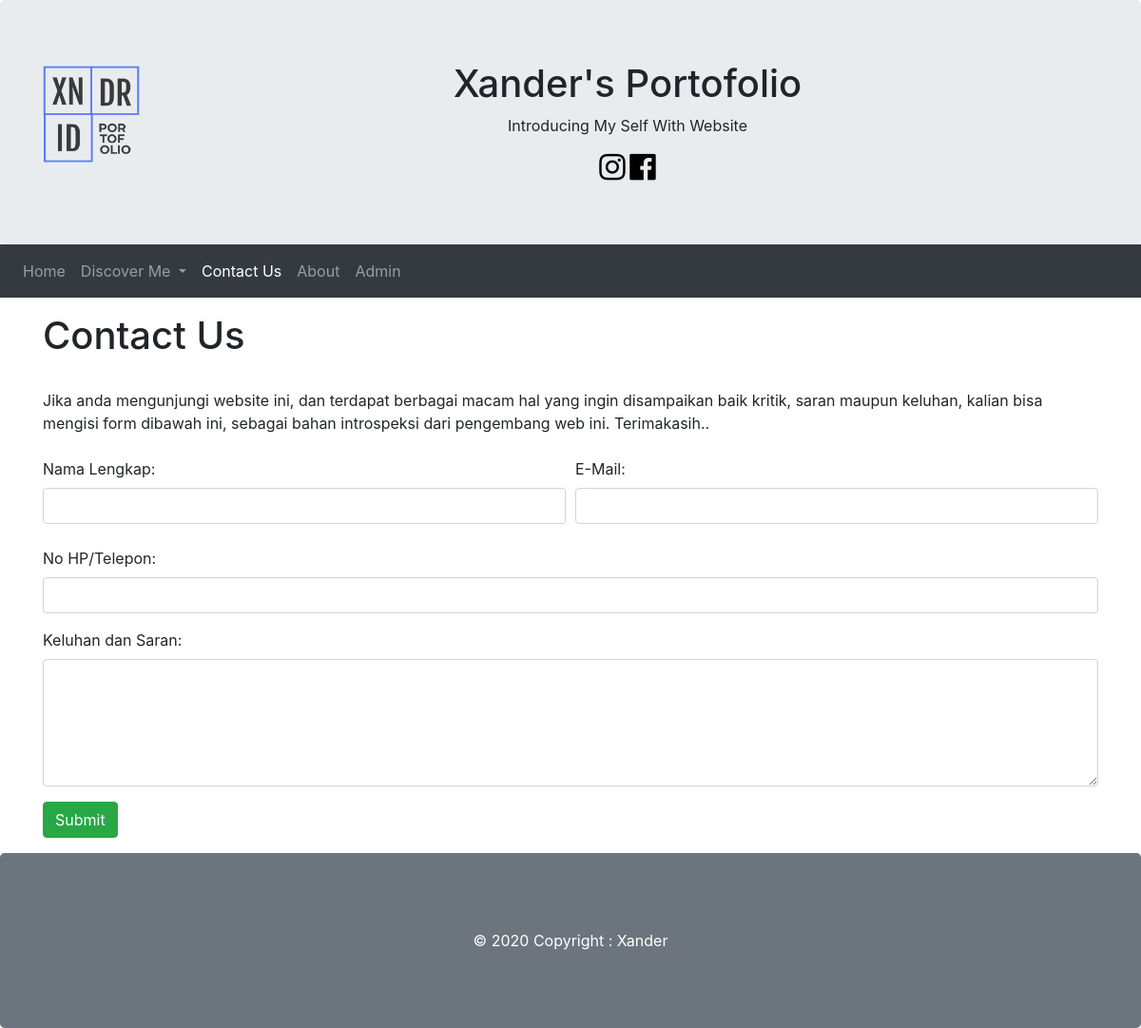
The page /contact.php on the database its author committed.
### tables this page shows
CREATE TABLE `halaman` (
  `kode_hlmn` varchar(10) NOT NULL,
  `judul_hlmn` varchar(255) NOT NULL,
  `isi_hlmn` text NOT NULL
);

### contact.php (the view, shortened to what this page needs)
<!DOCTYPE html>
<html lang="en">
<head>
    <link rel="stylesheet" href="https://maxcdn.bootstrapcdn.com/bootstrap/4.5.2/css/bootstrap.min.css">
    <link rel="stylesheet" href="https://maxcdn.bootstrapcdn.com/font-awesome/4.4.0/css/font-awesome.min.css">
</head>
<body>
    <?php
    include_once "koneksi.php";
    ?>
    <div class="jumbotron text-center" style="margin-bottom:0">
        <img src="images/logo.png" class="float-left pr-6 pl-2 pb-3" width=120px>
        <h1>Xander's Portofolio</h1>
        <p>Introducing My Self With Website</p>
        <a href="https://instagram.com/alexndrmgw"><i class="fa fa-instagram fa-2x" style="color: black"></i></a>
        <a href="https://facebook.com"><i class="fa fa-facebook-official fa-2x" style="color: black"></i></a>
    </div>
    <nav class="navbar navbar-expand-sm bg-dark navbar-dark">
        <ul class="navbar-nav">
            <li class="nav-item">
                <a class="nav-link" href="home.php">Home</a>
            </li>
            <li class="nav-item dropdown">
              <a class="nav-link dropdown-toggle" href="#" id="navbardrop" data-toggle="dropdown">
                Discover Me
              </a>
            </li>
            <li class="nav-item active">
                <a class="nav-link" href="contact.php">Contact Us</a>
            </li>
            <li class="nav-item">
              <a class="nav-link" href="about.php">About</a>
            </li>
            <li class="nav-item">
              <a class="nav-link" href="admin.php">Admin</a>
            </li>
        </ul>
    </nav>
    <div class="container">
        <div class="row mb-3 mt-3">
            <div class="col-md-12">
                <?php
                    $strSQL = "SELECT * FROM halaman where kode_hlmn='hal002'";
                    $runStrSQL = mysqli_query($conn,$strSQL);
                    while ($hasil=mysqli_fetch_array($runStrSQL)){
                ?>
                <h1><?php echo $hasil['judul_hlmn'] ?></h1>
                <br>
                    <?php echo $hasil['isi_hlmn'] ?>
                <br>
                <br>
                <?php
                }
                ?>
               <form method="post" action="contact.php">
                  <div class="form-row">
                    <div class="col">
                        <label for="nama">Nama Lengkap:</label>
                        <input type="text" class="form-control" name="nama">
                    </div>
                    <div class="col">
                        <label for="email">E-Mail:</label>
                        <input type="text" class="form-control" name="email">
                    </div>
                  </div>
                  <div class="form-group">
                    <br>
                    <label for="no_telp">No HP/Telepon:</label>
                    <input type="text" class="form-control" name="no_telp">
                  </div>
                  <div class="form-group">
                    <label for="keluhan">Keluhan dan Saran:</label>
                     <textarea class="form-control" rows="5" name="keluhan"></textarea>
                  </div>
                  <button type="submit" class="btn btn-success" value="simpan" id="simpan">Submit</button>
                </form>
            </div>
        </div>
    </div>
    <?php
        include_once "footer.php";
    ?>
</body>
</html>

### rows shown on the page
halaman: judul_hlmn "Contact Us", isi_hlmn "Jika anda mengunjungi website ini, dan terdapat berbagai macam hal yang ingin disampaikan baik kritik, saran maupun keluhan, kalian bisa mengisi form dibawah ini, sebagai bahan introspeksi dari pengembang web ini. Terimakasih.."
